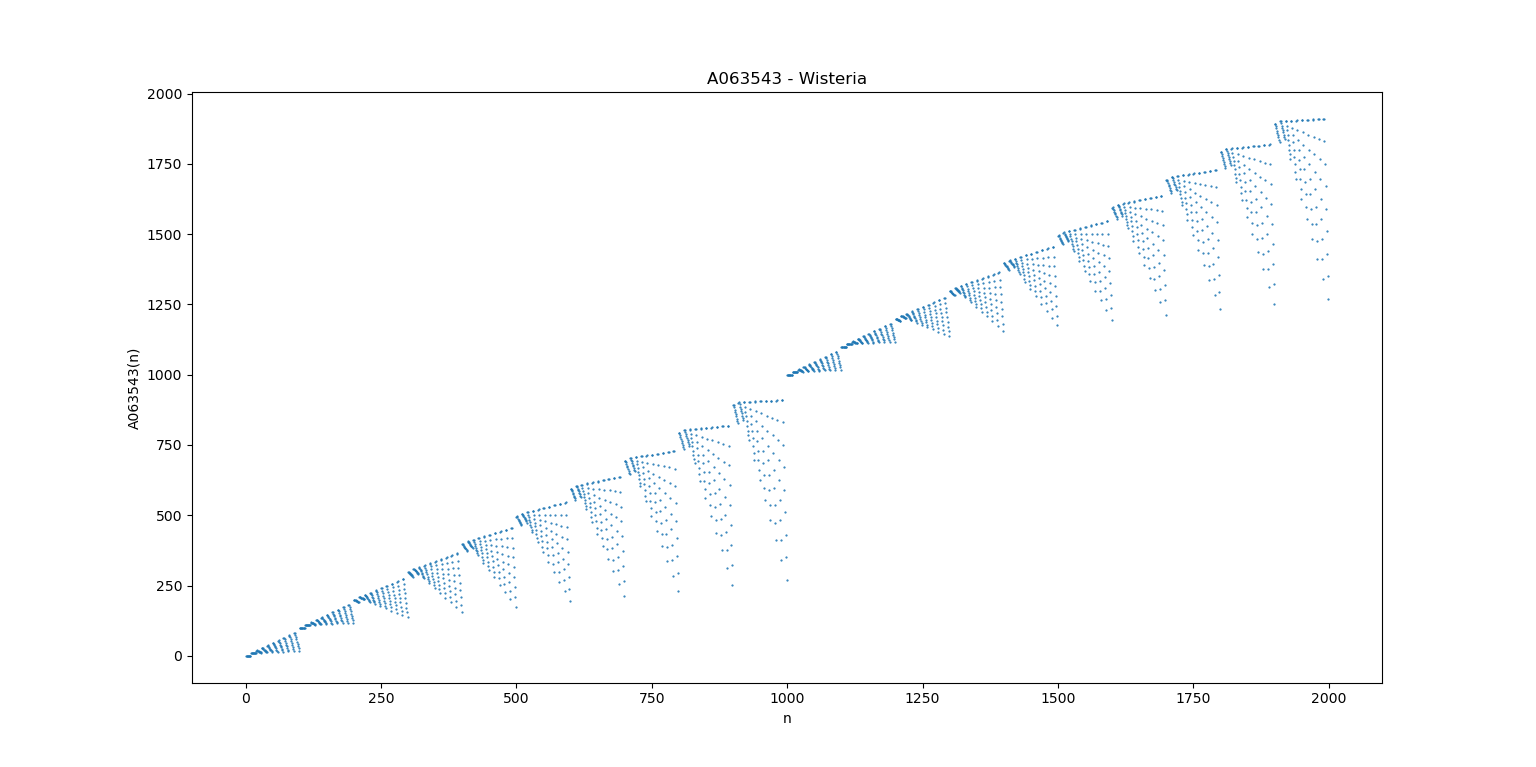

Reproduce this figure in Python.
import matplotlib.pyplot as plt

y = []

for i in range(1, 2000):
    digits = map(int, str(i))
    product = 1
    for d in digits:
        if d != 0:
            product *= d
    y.append(i - product)

x = range(1, len(y) + 1)
plt.scatter(x, y, s=0.3)
plt.xlabel('n')
plt.ylabel('A063543(n)')
plt.title("A063543 - Wisteria")
plt.show()
